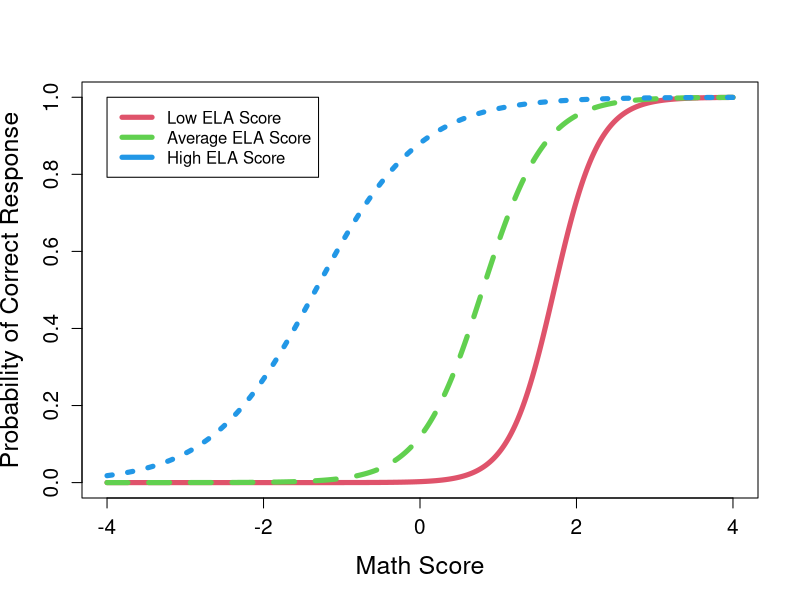
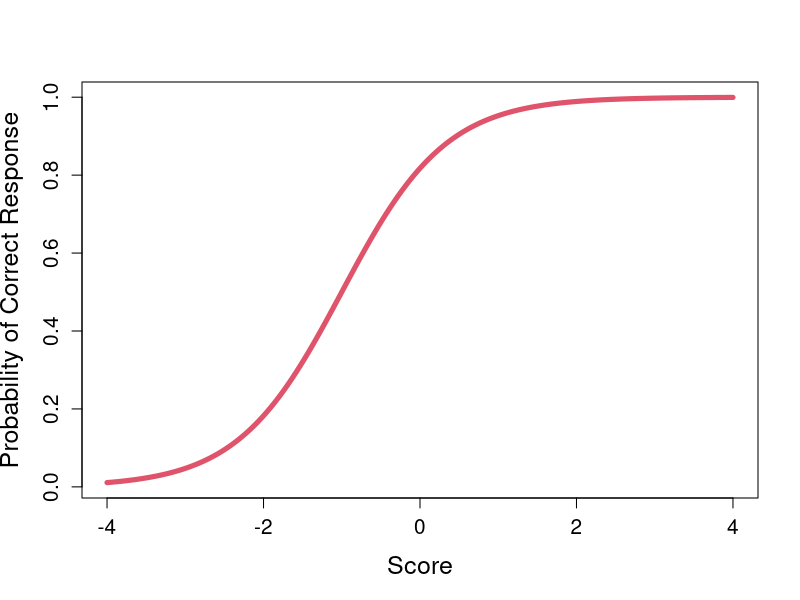
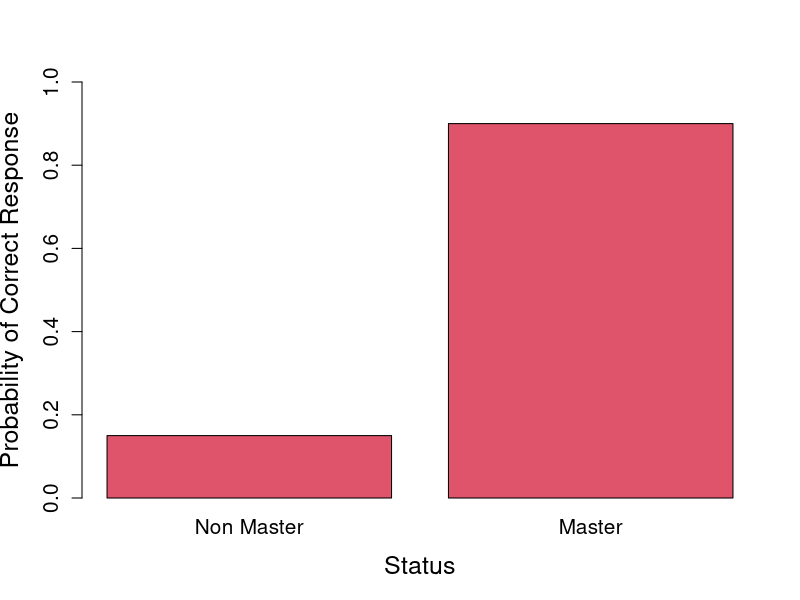
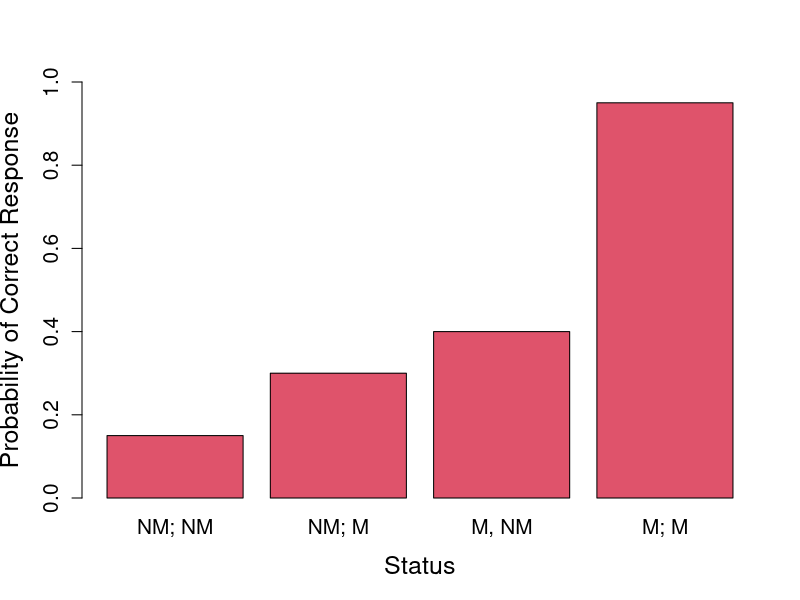

Here is the R script that generated these plots, in order:
## ---- chunk 1
math = seq(-4,4,.01)
beta1math = 2.5
beta0 = -2
beta1ela = 2
beta2 = -.5
lowELA = -2
medELA = 0
highELA = 2


prob_lowELA = exp(beta0+beta1math*math + beta1ela*lowELA + beta2*math*lowELA)/(1+exp(beta0+beta1math*math + beta1ela*lowELA + beta2*math*lowELA))
prob_medELA = exp(beta0+beta1math*math + beta1ela*medELA + beta2*math*medELA)/(1+exp(beta0+beta1math*math + beta1ela*medELA + beta2*math*medELA))
prob_highELA = exp(beta0+beta1math*math + beta1ela*highELA + beta2*math*highELA)/(1+exp(beta0+beta1math*math + beta1ela*highELA + beta2*math*highELA))


par(cex.axis=1.25, cex.lab=1.5)
matplot(x = cbind(math,math,math), y = cbind(prob_lowELA, prob_medELA, prob_highELA), type="l", xlab = "Math Score", ylab="Probability of Correct Response", col=2:4, lwd=5)
legend(x = -4, y = 1, legend = c("Low ELA Score", "Average ELA Score", "High ELA Score"), col = 2:4, lwd = 5)
## ---- chunk 2
theta = seq(-4,4,.01)
a = 1.5
b = -1
prob = exp(a*(theta-b))/(1+exp(a*(theta-b)))
par(cex.axis=1.25, cex.lab=1.5)
plot(x = theta, y = prob, type="l", xlab = "Score", ylab="Probability of Correct Response", col=2, lwd=5)

## ---- chunk 3
prob = c(.15, .90)
par(cex.axis=1.25, cex.lab=1.5)
barplot(prob, ylim=c(0,1), xlab="Status", col=2, ylab="Probability of Correct Response", names.arg=c("Non Master", "Master"))
## ---- chunk 4
prob = c(.15, .3, .4, .95)
par(cex.axis=1.25, cex.lab=1.5)
barplot(prob, ylim=c(0,1), xlab="Status", col=2, ylab="Probability of Correct Response", names.arg=c("NM; NM", "NM; M", "M, NM", "M; M")) 
